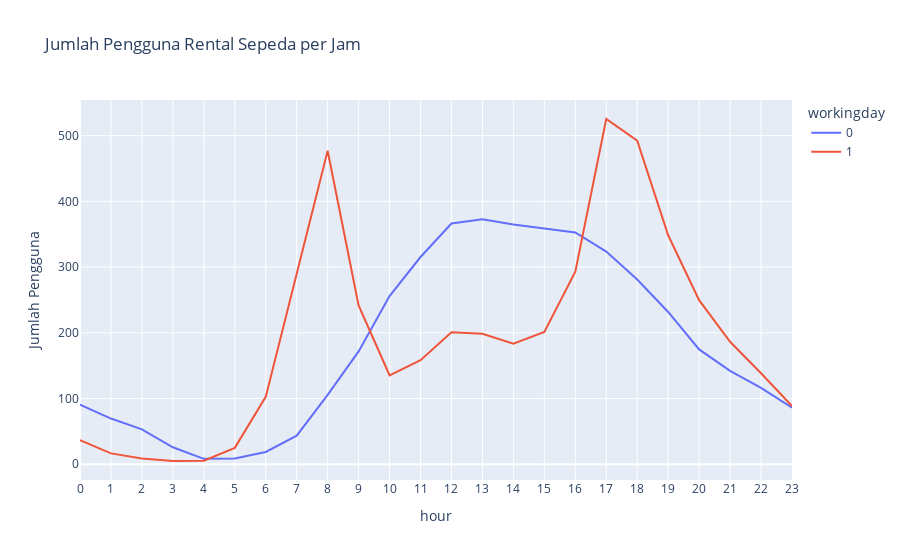

The cell this chart's notebook holds for it:
### Code cell
grouped_hour = bike_data.groupby(['workingday', 'hour'])['count'].mean().reset_index(name= 'counts')

fig = px.line(grouped_hour, x = 'hour', y = 'counts', color = 'workingday', labels = {'counts': 'Jumlah Pengguna'}, title= 'Jumlah Pengguna Rental Sepeda per Jam')
fig.update_xaxes(tickvals=np.arange(0, 25), ticktext=[str(i) for i in range(0, 25)])
fig.show()

### Figure 1 — Plotly figure (JSON) as saved in the notebook; plotly's stock layout.template omitted (floating-point values rounded to 4 significant figures)
{"data": [{"hovertemplate": "workingday=0<br>hour=%{x}<br>Jumlah Pengguna=%{y}<extra></extra>", "legendgroup": "0", "line": {"color": "#636efa", "dash": "solid"}, "marker": {"symbol": "circle"}, "mode": "lines", "name": "0", "orientation": "v", "showlegend": true, "type": "scatter", "x": [0, 1, 2, 3, 4, 5, 6, 7, 8, 9, 10, 11, 12, 13, 14, 15, 16, 17, 18, 19, 20, 21, 22, 23], "xaxis": "x", "y": [90.8, 69.51, 53.17, 25.78, 8.264, 8.689, 18.74, 43.41, 105.7, 171.6, 255.9, 315.3, 366.3, 372.7, 364.6, 358.8, 352.7, 323.5, 281.1, 231.7, 174.7, 142.1, 116.1, 85.93], "yaxis": "y"}, {"hovertemplate": "workingday=1<br>hour=%{x}<br>Jumlah Pengguna=%{y}<extra></extra>", "legendgroup": "1", "line": {"color": "#EF553B", "dash": "solid"}, "marker": {"symbol": "circle"}, "mode": "lines", "name": "1", "orientation": "v", "showlegend": true, "type": "scatter", "x": [0, 1, 2, 3, 4, 5, 6, 7, 8, 9, 10, 11, 12, 13, 14, 15, 16, 17, 18, 19, 20, 21, 22, 23], "xaxis": "x", "y": [36.79, 16.55, 8.684, 4.943, 5.43, 24.91, 102.5, 290.6, 477.0, 241.5, 135.4, 158.2, 200.8, 198.4, 183.6, 201.3, 293.1, 525.3, 492.2, 348.4, 249.7, 186.3, 138.4, 88.71], "yaxis": "y"}], "layout": {"legend": {"title": {"text": "workingday"}, "tracegroupgap": 0}, "title": {"text": "Jumlah Pengguna Rental Sepeda per Jam"}, "xaxis": {"anchor": "y", "domain": [0, 1], "ticktext": ["0", "1", "2", "3", "4", "5", "6", "7", "8", "9", "10", "11", "12", "13", "14", "15", "16", "17", "18", "19", "20", "21", "22", "23", "24"], "tickvals": [0, 1, 2, 3, 4, 5, 6, 7, 8, 9, 10, 11, 12, 13, 14, 15, 16, 17, 18, 19, 20, 21, 22, 23, 24], "title": {"text": "hour"}}, "yaxis": {"anchor": "x", "domain": [0, 1], "title": {"text": "Jumlah Pengguna"}}}}
